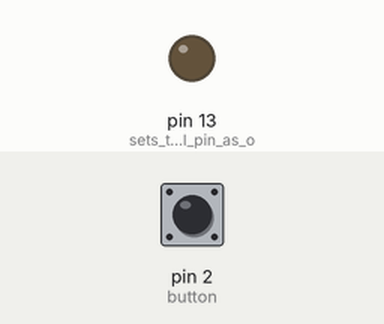
Simulated run of this sketch. Board: Arduino Uno, built with avr-gcc and run on an emulated ATmega328P. On the bench: output pins drawn as LEDs (lit = HIGH). The test bench sets the inputs (shaded band); at power-on: pin 2 (button) HIGH.

Above: at 1.2 s.
1.3 s: pin 2 (button) pulsed LOW 2 times (0.12 s each, 0.3 s apart)
At 3.0 s:
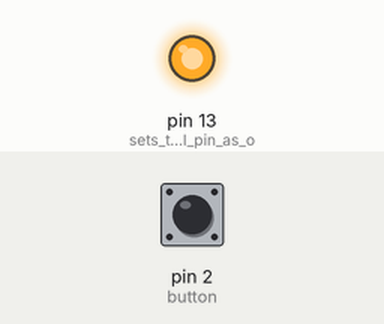
Timing chart, 0 to 4.5 s (numbered marks = the images above; inputs shaded):
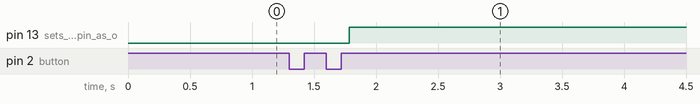

Measured:
- after the input at 1.3 s, pin 13 (sets_the_digital_pin_as_o): LOW → HIGH after 0.48 s

The sketch:

timed_buttonclicks.ino
```cpp
/*
 This is a sample sketch to show how to use the OneButtonLibrary
 to detect double-click events on a button.
 The library internals are explained at
 http://www.mathertel.de/Arduino/OneButtonLibrary.aspx

 Setup a test circuit:
 * Connect a pushbutton to pin A1 (ButtonPin) and ground.
 * The pin 13 (StatusPin) is used for output attach a led and resistor to ground
   or see the built-in led on the standard arduino board.

 The Sketch shows how to setup the library and bind a special function to the doubleclick event.
 In the loop function the button.tick function has to be called as often as you like.
*/

// 03.03.2011 created by Matthias Hertel
// 01.12.2011 extension changed to work with the Arduino 1.0 environment

#include "OneButton.h"

// Setup a new OneButton on pin A1.
OneButton button(2, true);


// setup code here, to run once:
void setup() {
  // enable the standard led on pin 13.
  pinMode(13, OUTPUT);      // sets the digital pin as output

  // link the doubleclick function to be called on a doubleclick event.
  button.attachDoubleClick(doubleclick);
} // setup


// main code here, to run repeatedly:
void loop() {
  // keep watching the push button:
  button.tick();

  // You can implement other code in here or just wait a while
  delay(10);
} // loop


// this function will be called when the button was pressed 2 times in a short timeframe.
void doubleclick() {
  static int m = LOW;
  // reverse the LED
  m = !m;
  digitalWrite(13, m);
} // doubleclick

// End
```
